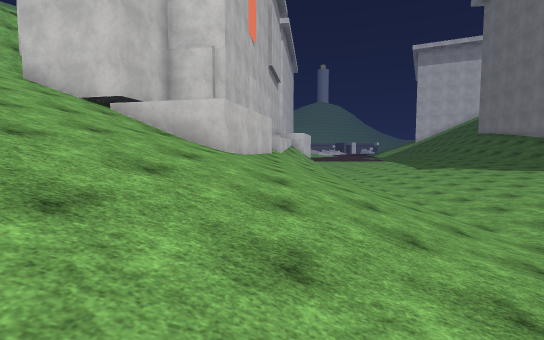
view 1 (above)

22 first-person views from a walk through a Unity game level. The camera is 1.3 m above the floor, tilts 4° down and sees 85° across. The floor is counted in squares, 2 m on a side. Each view is taken from the middle of a square. On the plan, view 1 faces up. The plan holds only what a view shows up to about 9 squares ahead; the rest is blank. The place goes on beyond the plan. The player is left out. Surface patterns are stand-ins for the level's own textures.

view 2
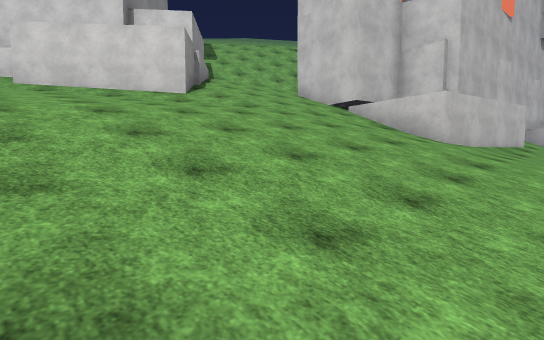

view 3
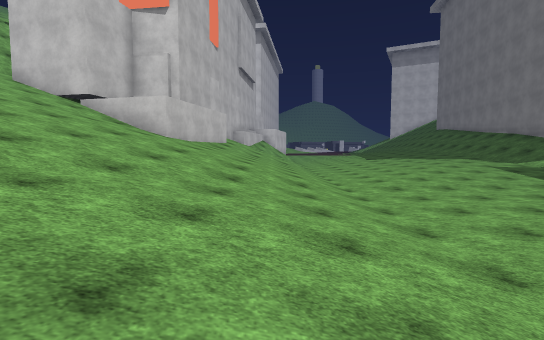

view 4
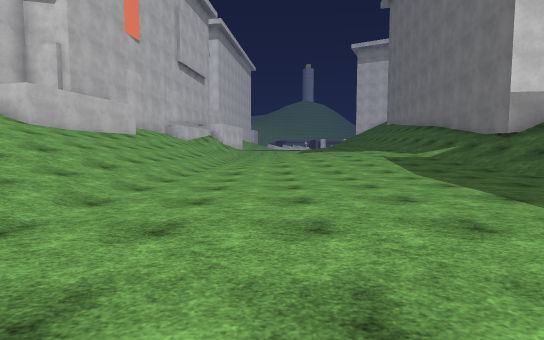

view 5
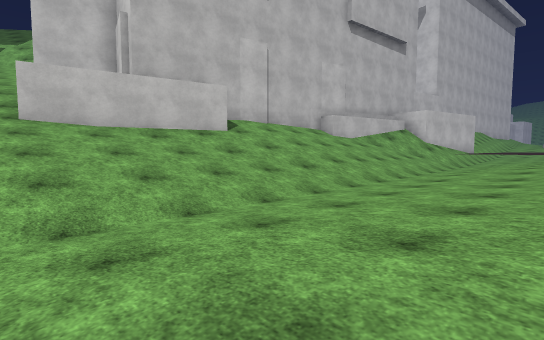

view 6
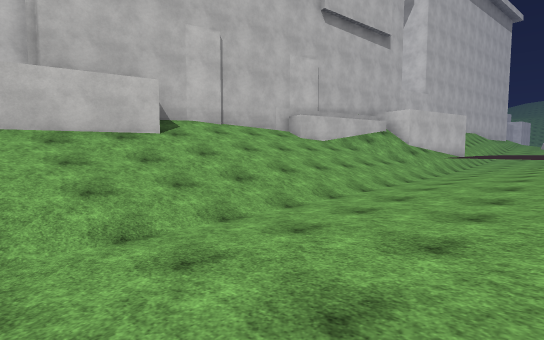

view 7
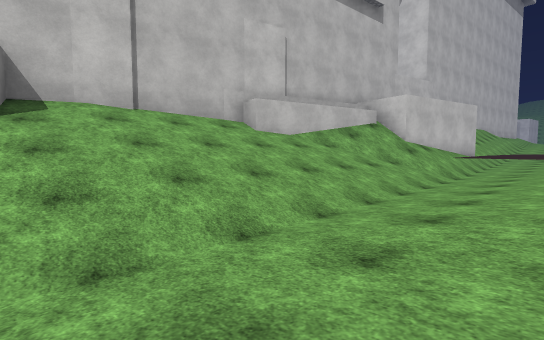

view 8
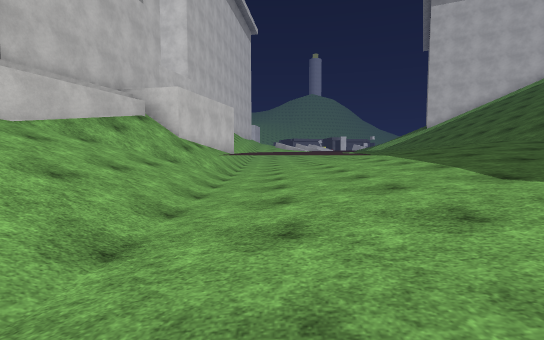

view 9
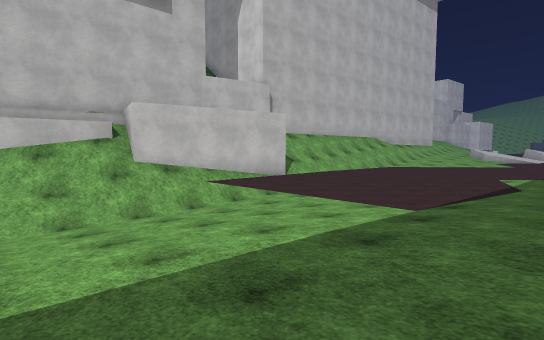

view 10
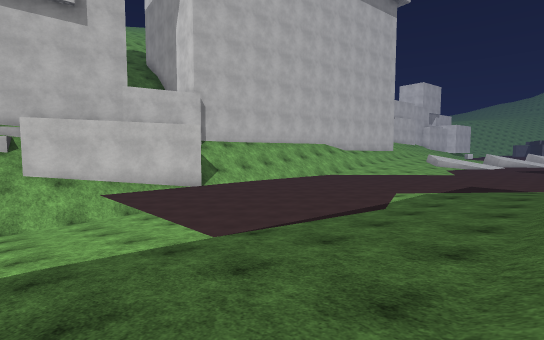

view 11
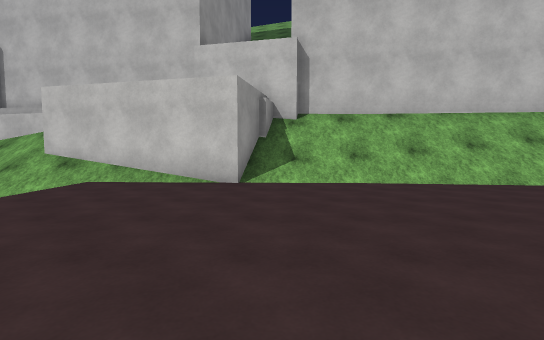

view 12
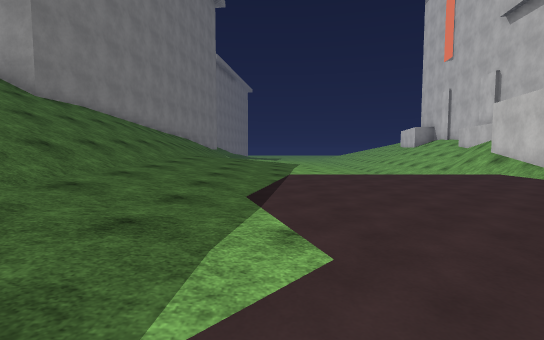

view 13
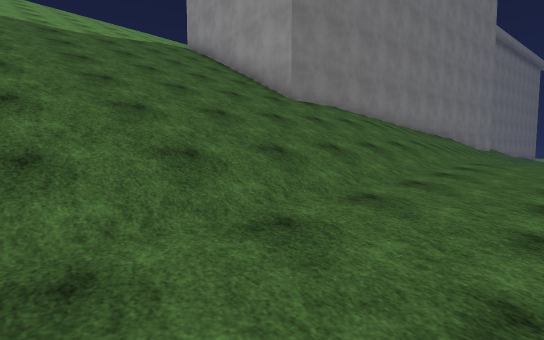

view 14
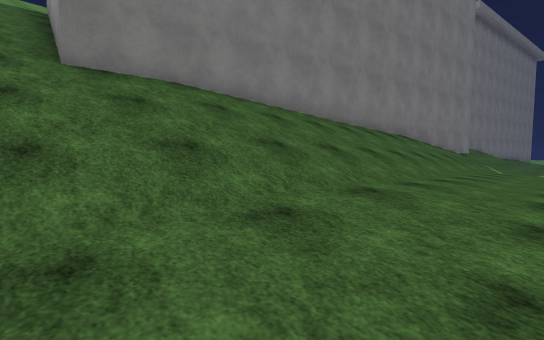

view 15
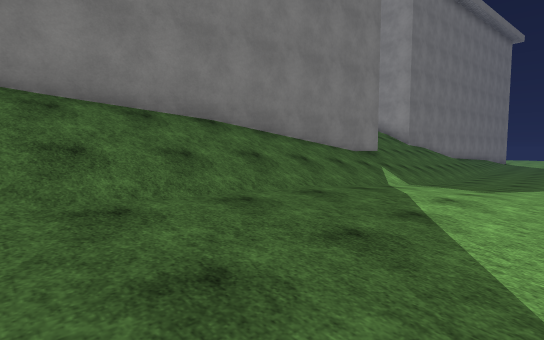

view 16
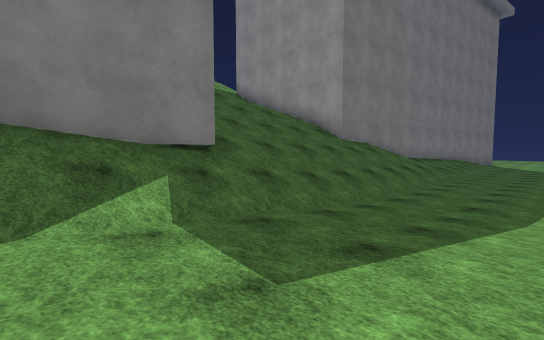

view 17
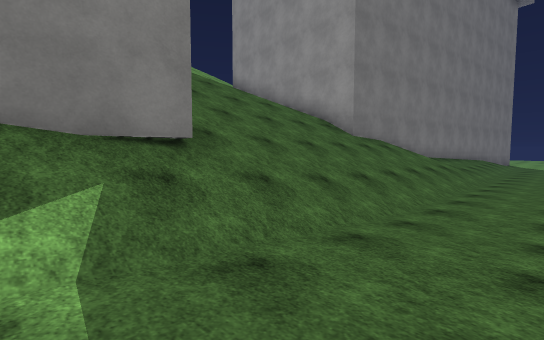

view 18
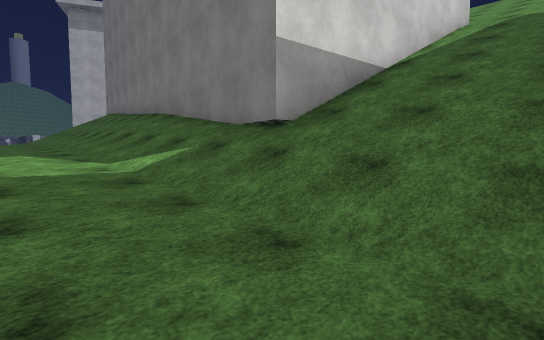

view 19
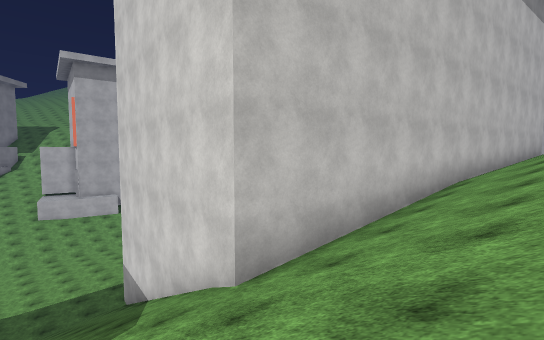

view 20
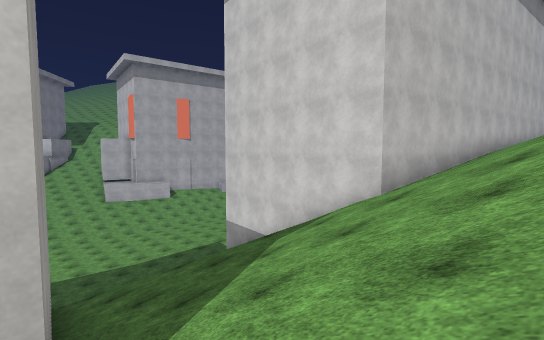

view 21
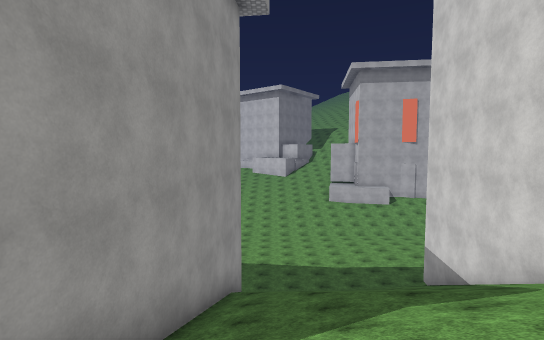

view 22
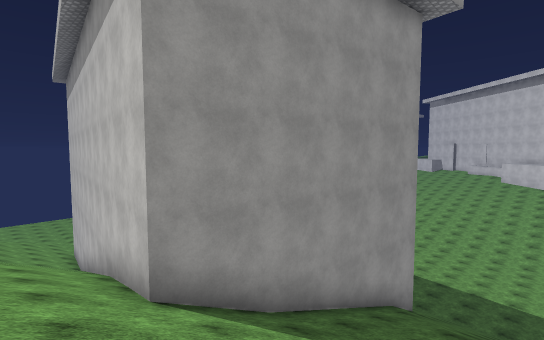

### Floor plan
Key: @ floor where view 1 was taken; # wall or solid block; . main floor; : floor 0.75 m higher than the main floor; + floor 1.5 m higher than the main floor; * floor 2.25 m higher than the main floor; % floor 3 m higher than the main floor; & floor 4 m higher than the main floor; $ floor 4.75 m higher than the main floor; / step, stairs or slope; ^ raised ledge.
Columns run from 11 left of view 1 to 23 right of it. Each row starts with its distance up from view 1.
 31             #//:     ::
 30             #//::   ::+
 29             #//::: ::++/
 28             #//:::::+++///////
 27             #//::::::++//////////
 26             #//::::::++//////////
 25              ^#::::::++/////////
 24            #  #:::::+++////////
 23            #  #:::::+++///////
 22            ###/...::+++///###////
 21            ###/...::+++///# #####
 20            #^//..:::+++///#
 19            #^//..:::+++///#
 18            ##//..:::+++///#
 17            #///..:::+++///#
 16           #^///..:::+++///#
 15           #////..:::+++///#     #/
 14           #////...: :++//##     #/
 13           #////...: :++//#      #/
 12           #////...: ::+//#      #//
 11           #///....: ::+//#     ##//
 10           #//:....: ::://#     #///
  9         ###/+:....::::://#     #///
  8      ###^ #*+:....::::://#     #///
  7      ///^##*+:.........//#######///
  6      ////%%*+:.........////////////
  5      ///&%%*+:.........////////////
  4    #///$//////.........////////////
  3    ##/$&/////:.........////////////
  2   ##/$$&////+:.........////////////
  1  ##/$$&&///++:.........///###//////
  0 ##/$$$&%//+@+:.........///  #####//
 -1      $&%/*+++:. ...  ..//       #//
 -2              :   .   ../        #//

Positions as (right, up) in squares from view 1, and headings:
1: (0, 0), facing up
2: (1, -1), facing up-left
3: (2, -2), facing up
4: (6, -2), facing up
5: (7, 6), facing up-left
6: (7, 8), facing up-left
7: (6, 11), facing up-left
8: (5, 12), facing up
9: (10, 18), facing up-left
10: (12, 20), facing up-left
11: (9, 26), facing left
12: (9, 30), facing down
13: (10, 28), facing down-right
14: (10, 23), facing down-right
15: (9, 16), facing down-right
16: (9, 10), facing down-right
17: (10, 9), facing down-right
18: (10, 4), facing up-right
19: (23, 4), facing up-left
20: (23, 0), facing up-left
21: (23, 2), facing left
22: (23, 4), facing down-left
